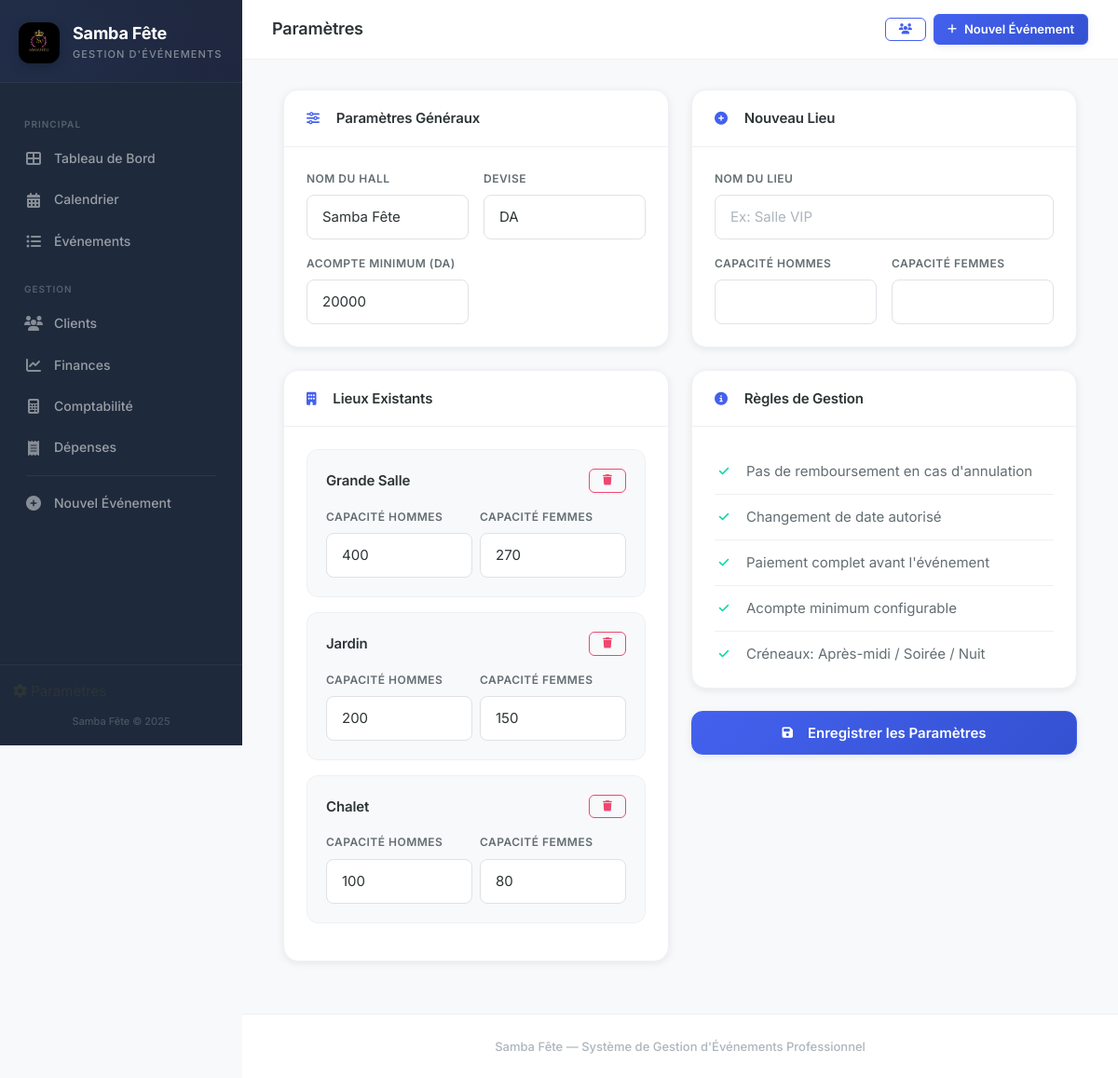
Screenshot of /parametres with the database file from the repository.
### tables this page shows
CREATE TABLE settings (
            key TEXT PRIMARY KEY,
            value TEXT NOT NULL
        );

CREATE TABLE venues (
            id INTEGER PRIMARY KEY AUTOINCREMENT,
            name TEXT NOT NULL,
            capacity_men INTEGER DEFAULT 0,
            capacity_women INTEGER DEFAULT 0,
            is_active INTEGER DEFAULT 1
        );

### app.py (the view, shortened to what this page needs)
@app.route('/parametres', methods=['GET', 'POST'])
def settings():
    db = get_db()
    venues = db.execute("SELECT * FROM venues ORDER BY id").fetchall()
    settings_rows = db.execute("SELECT key, value FROM settings").fetchall()
    settings_dict = {row['key']: row['value'] for row in settings_rows}
    deposit_min = settings_dict.get('deposit_min', '20000')
    hall_name = settings_dict.get('hall_name', 'Samba Fête')
    currency = settings_dict.get('currency', 'DA')
    db.close()
    return render_template('settings.html', venues=venues, deposit_min=deposit_min,
                           hall_name=hall_name, currency=currency)

### models.py (called while the page is built)
def get_db():
    conn = sqlite3.connect(DB_PATH, timeout=10)
    conn.row_factory = sqlite3.Row
    conn.execute("PRAGMA foreign_keys = ON")
    return conn

### templates/settings.html (shortened to what this page needs)
{% extends "base.html" %}
{% block page_title %}Paramètres{% endblock %}
{% block content %}
<div class="container-fluid">
    <form method="POST">
        <div class="row g-4">
            <div class="col-lg-6">
                <div class="card-custom mb-4">
                    <div class="card-header-custom">
                        <h5 class="mb-0"><i class="fas fa-sliders-h me-2"></i>Paramètres Généraux</h5>
                    </div>
                    <div class="card-body-custom">
                        <div class="row g-3">
                            <div class="col-md-6">
                                <label class="form-label-elegant">Nom du Hall</label>
                                <input type="text" name="hall_name" class="form-input-elegant" value="{{ hall_name }}">
                            </div>
                            <div class="col-md-6">
                                <label class="form-label-elegant">Devise</label>
                                <input type="text" name="currency" class="form-input-elegant" value="{{ currency }}">
                            </div>
                            <div class="col-md-6">
                                <label class="form-label-elegant">Acompte Minimum (DA)</label>
                                <input type="number" name="deposit_min" class="form-input-elegant"
                                       value="{{ deposit_min }}" step="1000" min="0">
                            </div>
                        </div>
                    </div>
                </div>
                <div class="card-custom mb-4">
                    <div class="card-header-custom">
                        <h5 class="mb-0"><i class="fas fa-building me-2"></i>Lieux Existants</h5>
                    </div>
                    <div class="card-body-custom">
                        {% for v in venues %}
                        <div class="venue-card mb-3">
                            <div class="d-flex justify-content-between align-items-center mb-3">
                                <h6 class="mb-0" style="font-size: 0.9375rem; font-weight: 600;">{{ v.name }}</h6>
                                <form method="POST" action="{{ url_for('delete_venue', venue_id=v.id) }}"
                                      onsubmit="return confirm('Supprimer ce lieu ?')" class="d-inline">
                                    <button type="submit" class="btn btn-sm btn-outline-danger">
                                        <i class="fas fa-trash"></i>
                                    </button>
                                </form>
                            </div>
                            <div class="row g-2">
                                <div class="col-6">
                                    <label class="form-label-elegant">Capacité Hommes</label>
                                    <input type="number" name="capacity_men_{{ v.id }}" class="form-input-elegant"
                                           value="{{ v.capacity_men }}" min="0">
                                </div>
                                <div class="col-6">
                                    <label class="form-label-elegant">Capacité Femmes</label>
                                    <input type="number" name="capacity_women_{{ v.id }}" class="form-input-elegant"
                                           value="{{ v.capacity_women }}" min="0">
                                </div>
                            </div>
                        </div>
                        {% endfor %}
                    </div>
                </div>
            </div>
            <div class="col-lg-6">
                <div class="card-custom mb-4">
                    <div class="card-header-custom">
                        <h5 class="mb-0"><i class="fas fa-plus-circle me-2"></i>Nouveau Lieu</h5>
                    </div>
                    <div class="card-body-custom">
                        <div class="row g-3">
                            <div class="col-12">
                                <label class="form-label-elegant">Nom du Lieu</label>
                                <input type="text" name="new_venue_name" class="form-input-elegant"
                                       placeholder="Ex: Salle VIP">
                            </div>
                            <div class="col-6">
                                <label class="form-label-elegant">Capacité Hommes</label>
                                <input type="number" name="new_venue_cap_m" class="form-input-elegant" min="0">
                            </div>
                            <div class="col-6">
                                <label class="form-label-elegant">Capacité Femmes</label>
                                <input type="number" name="new_venue_cap_w" class="form-input-elegant" min="0">
                            </div>
                        </div>
                    </div>
                </div>
                <div class="card-custom mb-4">
                    <div class="card-header-custom">
                        <h5 class="mb-0"><i class="fas fa-info-circle me-2"></i>Règles de Gestion</h5>
                    </div>
                    <div class="card-body-custom">
                        <ul class="rules-list">
                            <li><i class="fas fa-check text-success"></i> Pas de remboursement en cas d'annulation</li>
                            <li><i class="fas fa-check text-success"></i> Changement de date autorisé</li>
                            <li><i class="fas fa-check text-success"></i> Paiement complet avant l'événement</li>
                            <li><i class="fas fa-check text-success"></i> Acompte minimum configurable</li>
                            <li><i class="fas fa-check text-success"></i> Créneaux: Après-midi / Soirée / Nuit</li>
                        </ul>
                    </div>
                </div>
                <div class="d-grid">
                    <button type="submit" class="btn btn-primary btn-lg">
                        <i class="fas fa-save me-2"></i>Enregistrer les Paramètres
                    </button>
                </div>
            </div>
        </div>
    </form>
</div>
{% endblock %}

### templates/base.html (shortened to what this page needs)
<!DOCTYPE html>
<html lang="fr">
<head>
    <link href="https://cdn.jsdelivr.net/npm/bootstrap@5.3.3/dist/css/bootstrap.min.css" rel="stylesheet">
    <link href="https://cdnjs.cloudflare.com/ajax/libs/font-awesome/6.5.1/css/all.min.css" rel="stylesheet">
    <link href="{{ url_for('static', filename='css/style.css') }}" rel="stylesheet">
</head>
<body>
    <nav id="sidebar" class="sidebar">
        <div class="sidebar-header">
            <div class="logo-icon">
                <img src="{{ url_for('static', filename='img/logo.jpg') }}" alt="Samba Fête">
            </div>
            <div class="sidebar-brand">
                <div class="brand-name">Samba Fête</div>
                <div class="brand-tagline">Gestion d'Événements</div>
            </div>
        </div>
        <ul class="sidebar-nav">
            <li class="nav-section-title">Principal</li>
            <li class="nav-item">
                <a href="{{ url_for('index') }}" class="nav-link {% if request.endpoint == 'index' %}active{% endif %}">
                    <i class="fas fa-th-large"></i> <span>Tableau de Bord</span>
                </a>
            </li>
            <li class="nav-item">
                <a href="{{ url_for('calendar_view') }}" class="nav-link {% if request.endpoint == 'calendar_view' %}active{% endif %}">
                    <i class="fas fa-calendar-alt"></i> <span>Calendrier</span>
                </a>
            </li>
            <li class="nav-item">
                <a href="{{ url_for('event_list') }}" class="nav-link {% if request.endpoint == 'event_list' %}active{% endif %}">
                    <i class="fas fa-list-ul"></i> <span>Événements</span>
                </a>
            </li>
            <li class="nav-section-title">Gestion</li>
            <li class="nav-item">
                <a href="{{ url_for('client_list') }}" class="nav-link {% if request.endpoint == 'client_list' or request.endpoint == 'client_detail' %}active{% endif %}">
                    <i class="fas fa-users"></i> <span>Clients</span>
                </a>
            </li>
            <li class="nav-item">
                <a href="{{ url_for('financials') }}" class="nav-link {% if request.endpoint == 'financials' %}active{% endif %}">
                    <i class="fas fa-chart-line"></i> <span>Finances</span>
                </a>
            </li>
            <li class="nav-item">
                <a href="{{ url_for('accounting') }}" class="nav-link {% if request.endpoint == 'accounting' %}active{% endif %}">
                    <i class="fas fa-calculator"></i> <span>Comptabilité</span>
                </a>
            </li>
            <li class="nav-item">
                <a href="{{ url_for('expenses') }}" class="nav-link {% if request.endpoint == 'expenses' %}active{% endif %}">
                    <i class="fas fa-receipt"></i> <span>Dépenses</span>
                </a>
            </li>
            <li class="sidebar-divider"></li>
            <li class="nav-item">
                <a href="{{ url_for('event_form') }}" class="nav-link {% if request.endpoint == 'event_form' %}active{% endif %}">
                    <i class="fas fa-plus-circle"></i> <span>Nouvel Événement</span>
                </a>
            </li>
        </ul>
        <div class="sidebar-footer">
            <li class="nav-item" style="list-style: none;">
                <a href="{{ url_for('settings') }}" class="nav-link {% if request.endpoint == 'settings' %}active{% endif %}">
                    <i class="fas fa-cog"></i> <span>Paramètres</span>
                </a>
            </li>
            <div class="sidebar-footer-text" style="margin-top: 12px;">Samba Fête &copy; {{ now().year if now is defined else '2025' }}</div>
        </div>
    </nav>
    <div class="main-content">
        <nav class="topbar">
            <div class="topbar-title">
                {% block page_title %}Tableau de Bord{% endblock %}
            </div>
            <div class="topbar-actions">
                <a href="{{ url_for('client_list') }}" class="btn btn-outline-gold btn-sm" title="Clients">
                    <i class="fas fa-users"></i>
                </a>
                <a href="{{ url_for('event_form') }}" class="btn btn-primary btn-sm">
                    <i class="fas fa-plus"></i> <span class="d-none d-sm-inline">Nouvel Événement</span>
                </a>
            </div>
        </nav>
        <div class="page-content">
            {% block content %}{% endblock %}
        </div>
        <footer class="app-footer">
            Samba Fête &mdash; Système de Gestion d'Événements Professionnel
        </footer>
    </div>
</body>
</html>

### rows the page displays
settings: hall_name "Samba Fête"
settings: currency "DA"
settings: deposit_min "20000"
venues: name "Grande Salle", capacity_men "400", capacity_women "270"
venues: name "Jardin", capacity_men "200", capacity_women "150"
venues: name "Chalet", capacity_men "100", capacity_women "80"
